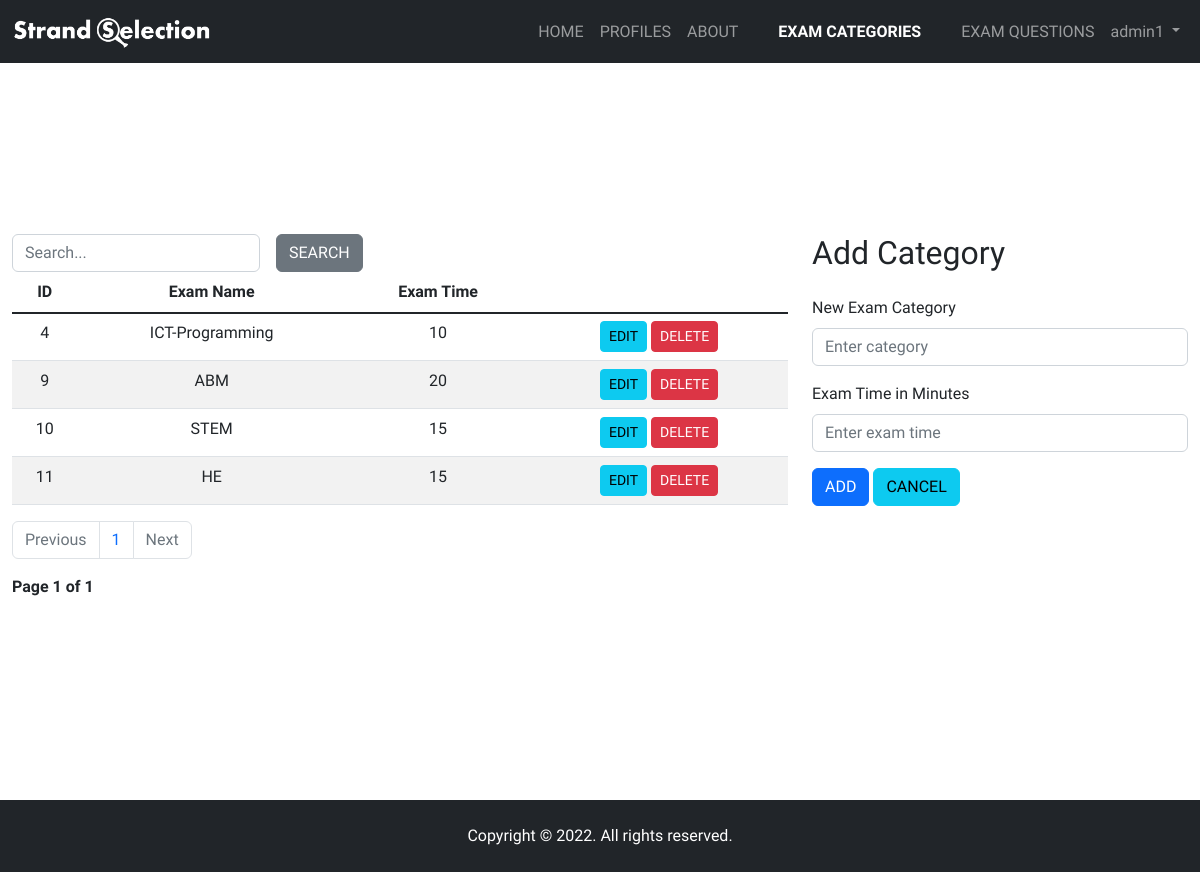
The page /Admin/exam_category.php (signed in) on the database its author committed.
### tables this page shows
CREATE TABLE `exam_category` (
  `id` int(11) NOT NULL,
  `category` varchar(100) NOT NULL,
  `topic` varchar(100) NOT NULL,
  `exam_time_in_minutes` varchar(5) NOT NULL
);

### Admin/exam_category.php (the view, shortened to what this page needs)
<!doctype html>
<html lang="en">
<head>
	<link href="https://cdn.jsdelivr.net/npm/bootstrap@5.2.2/dist/css/bootstrap.min.css" rel="stylesheet">
	<link rel="stylesheet" href="custom_css.css">
</head>
<body>
	<nav class="navbar navbar-expand-md fixed-top navbar-dark bg-dark">
		<div class="container-fluid">
			<a class="navbar-brand" href="#">
				<img src="./images/SystemBrandWhiteVer2.png" alt="Logo" width="200" height="34" class="d-inline-block align-text-top">
			</a>
			<div class="collapse navbar-collapse justify-content-end" id="navbarCollapse">
				<ul class="navbar-nav">
					<li class="nav-item">
						<a class="nav-link" href="home.php">HOME</a>
					</li>
					<li class="nav-item">
						<a class="nav-link" href="profiles.php">PROFILES</a>
					</li>
					<li class="nav-item">
						<a class="nav-link" href="about.php">ABOUT</a>
					</li>
					<li class="nav-item px-4 fw-bold">
						<a class="nav-link active" aria-current="page" href="exam_category.php">EXAM CATEGORIES</a>
					</li>
					<li class="nav-item">
						<a class="nav-link" href="add_edit_exam_questions.php">EXAM QUESTIONS</a>
					</li>
					<li class="nav-item dropdown">
						<a class="nav-link dropdown-toggle" href="#" role="button" data-bs-toggle="dropdown" aria-expanded="false">
							<?php echo $_SESSION['admin']; ?>
						</a>
					</li>
				</ul>
			</div>
		</div>
	</nav>
	<section class="d-flex flex-column justify-content-center align-items-center py-5">
		<div class="row" style="width:100%">
			<div class="col-8">
				<form class="row g-3">
					<div class="col-4">
						<input type="text" class="form-control" id="searchname" name="searchname" placeholder="Search...">
					</div>
					<div class="col-md-4">
						<button type="submit" class="btn btn-secondary" name="search">SEARCH</button>
					</div>
				</form>
				<table class="table table-striped table-hover">
					<thead>
						<tr class="text-center">
							<th scope="col">ID</th>
							<th scope="col">Exam Name</th>
							<th scope="col">Exam Time</th>
						</tr>
					</thead>
					<tbody class="table-group-divider">
						<tr>
							<?php
							$conn = mysqli_connect('localhost', 'root', '', 'dss_db') or die('Unable to connect to database');
							if (isset($_GET['page_no'])) {
								$page_no = $_GET['page_no'];
							} else {
								$page_no = 1;
							}
							$total_records_per_page = 5;
							$offset = ($page_no - 1) * $total_records_per_page;
							$previous_page = $page_no - 1;
							$next_page = $page_no + 1;
							$result_count = mysqli_query($conn, "SELECT COUNT(*)as total_records FROM exam_category")
								or die('Unable to connect to database');
							$records = mysqli_fetch_array($result_count);
							$total_records = $records['total_records'];
							$total_no_of_page = ceil($total_records / $total_records_per_page);
							$sql = "select * from exam_category limit $offset,$total_records_per_page";
							$result = $conn->query($sql);
							if ($result->num_rows > 0) {
								while ($row = $result->fetch_assoc()) {
									echo "<tr>";
									echo "<td class = 'text-center'>" . $row['id'] . "</td>";
									echo "<td class = 'text-center'>" . $row['category'] . "</td>";
									echo "<td class = 'text-center'>" . $row['exam_time_in_minutes'] . "</td>";
									echo "<td class = 'text-center'>
								<a href='editcategory.php?id=" . $row['id'] . "' class='btn btn-info btn-sm'>EDIT</a>
								<a href='deletecategory.php?id=" . $row['id'] . "' class='btn btn-danger btn-sm'>DELETE</a>
								</td>";
									echo "</tr>";
								}
								echo "</table>";
							} else {
								echo "0 results";
							}
							?>
				<nav aria-label="Page navigation example">
					<ul class="pagination">
						<li class="page-item"><a class="page-link <?= ($page_no <= 1) ? 'disabled' : ''; ?>" <?= ($page_no > 1) ? 'href=?page_no=' . $previous_page : ''; ?>>Previous</a></li>
						<?php for ($counter = 1; $counter <= $total_no_of_page; $counter++) {
						?>
							<li class="page-item"><a class="page-link" href="?page_no=<?= $counter; ?>">
									<?= $counter; ?></a></li>
						<?php
						}
						?>
						<li class="page-item"><a class="page-link <?= ($page_no >= $total_no_of_page) ? 'disabled' : ''; ?>" <?= ($page_no < $total_no_of_page) ? 'href=?page_no=' . $next_page : ''; ?>>Next</a></li>
					</ul>
				</nav>
				<div class="p-10">
					<strong>Page <?= $page_no; ?> of <?= $total_no_of_page; ?>
					</strong>
				</div>
			</div>
			<div class="col-4">
				<form class="row g-3" action="" method="post">
					<h2 class="form-signin-heading">Add Category</h2>
					<div class="col-12">
						<label class="form-label" for="category">New Exam Category</label>
						<input type="text" id="category" name="category" class="form-control" placeholder="Enter category" />
					</div>
					<div class="col-12">
						<label class="form-label" for="exam_time_in_minutes">Exam Time in Minutes</label>
						<input type="text" id="exam_time_in_minutes" name="exam_time_in_minutes" class="form-control" placeholder="Enter exam time" />
					</div>
					<div class="col-12">
						<button type="submit" class="btn btn-primary" name="add">ADD</button>
						<button type="submit" class="btn btn-info" name="cancel">CANCEL</button>
					</div>
				</form>
			</div>
		</div>
	</section>
	<footer class="d-flex flex-column flex-md-row text-center justify-content-center py-4 px-4 px-xl-5 bg-dark">
		<div class="text-white mb-3 mb-md-0">
			Copyright © 2022. All rights reserved.
		</div>
	</footer>
</body>
</html>

### Admin/custom_css.css (style rules this page uses)
body, html { height: 100%; font-family: 'Chakra Petch'; }
section { min-height: 100%; }
.py-5 { padding-top: 5rem !important; }

### rows shown on the page
exam_category: id "4", category "ICT-Programming", exam_time_in_minutes "10"
exam_category: id "9", category "ABM", exam_time_in_minutes "20"
exam_category: id "10", category "STEM", exam_time_in_minutes "15"
exam_category: id "11", category "HE", exam_time_in_minutes "15"

### other values the page prints
$_SESSION['admin'] "admin1"
$page_no "1"
$total_no_of_page "1"
